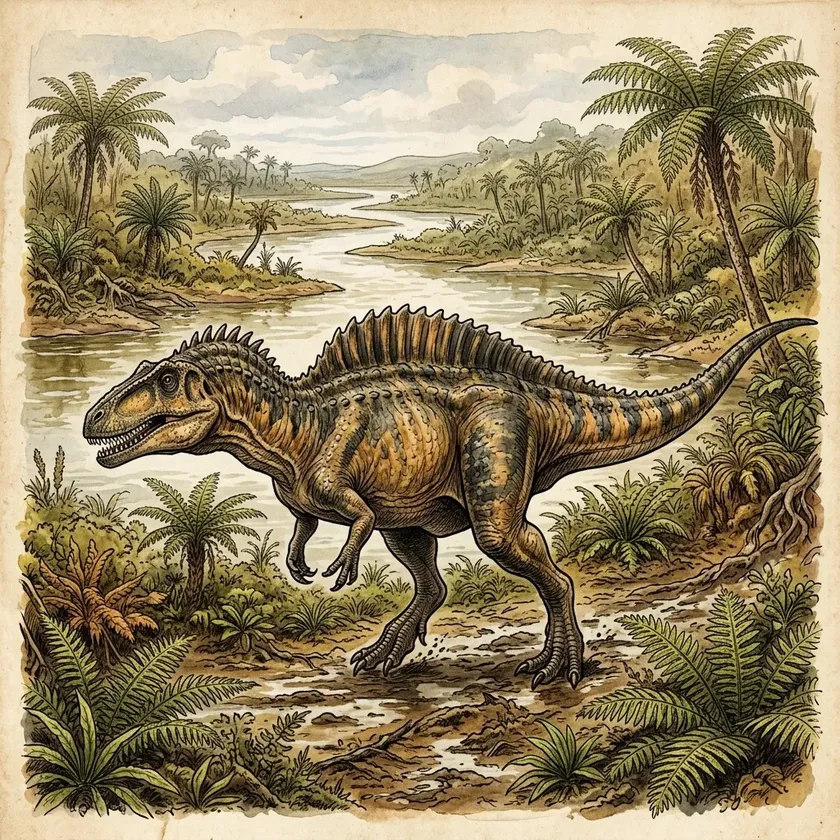
#> input picture images/acrocanthosaurus.webp, 840 x 840 px, shrunk from 1024 x 1024 before the run, found by its file name; its folder holds 4 pictures in this run
$ python check_stripes.py
#> lines starting #> are read from the running program, lines starting #| are printed output that depends on the picture
from PIL import Image
import numpy as np
import os

def analyze_image(path):
    try:
        img = Image.open(path).convert('L')
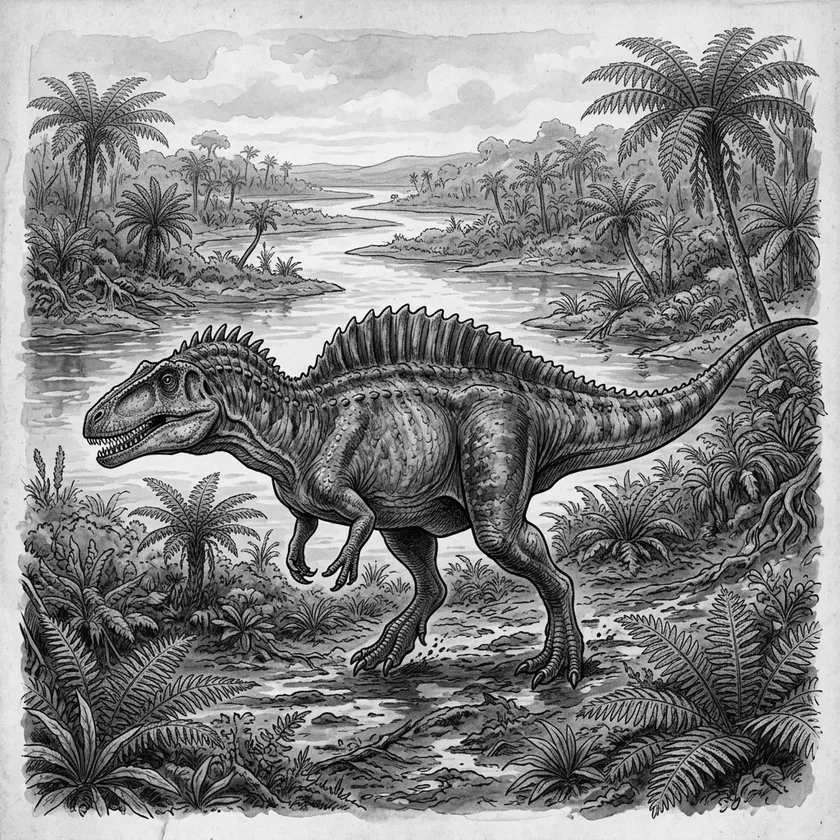
#> img: PIL image 840x840 L; min 0, max 254, mean 136.6
    except Exception as e:
        return

    arr = np.array(img)
    row_means = np.mean(arr, axis=1)
#> row_means = 840 values, max 228.4 at index 824, min 80.7 at index 764, mean 136.6

    diffs = np.diff(row_means)
#> diffs = 839 values, max 13.18 at index 809, min -10.32 at index 712, mean 0.0168
    alternations = 0
    for i in range(len(diffs)-1):
        if (diffs[i] > 0.1 and diffs[i+1] < -0.1) or (diffs[i] < -0.1 and diffs[i+1] > 0.1):
            alternations += 1
#> after the loop, alternations = 303

    ratio = alternations / len(row_means)
#> ratio = 0.361
    if ratio > 0.35:
        print(f"BAKED STRIPES DETECTED: {os.path.basename(path)} (ratio: {ratio:.3f})")
#| BAKED STRIPES DETECTED: acrocanthosaurus.webp (ratio: 0.361)

if __name__ == '__main__':
    target_dir = '/Users/kosako/kaihatsu/dinosaurs website/images'
    for f in sorted(os.listdir(target_dir)):
        if f.endswith('.webp'):
            analyze_image(os.path.join(target_dir, f))
#> pass 2 of the loop `for f in sorted(os.listdir(target_dir)):`:
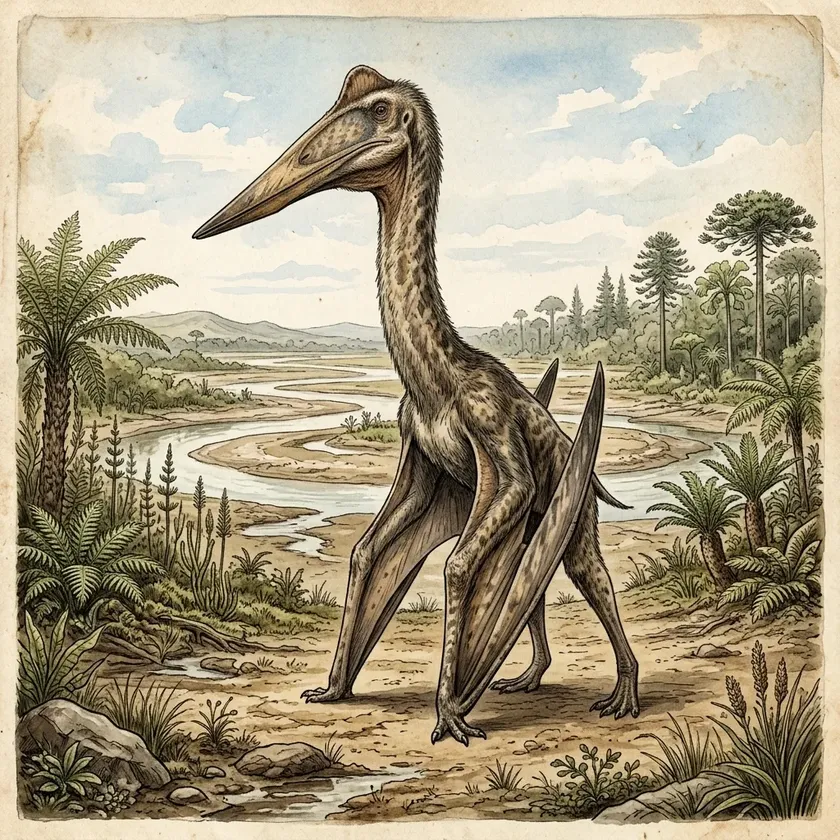
#> input picture images/alanqa.webp, 840 x 840 px, shrunk from 1024 x 1024 before the run, found by its file name
#> in analyze_image (call 2), `img = Image.open(path).convert('L')`:
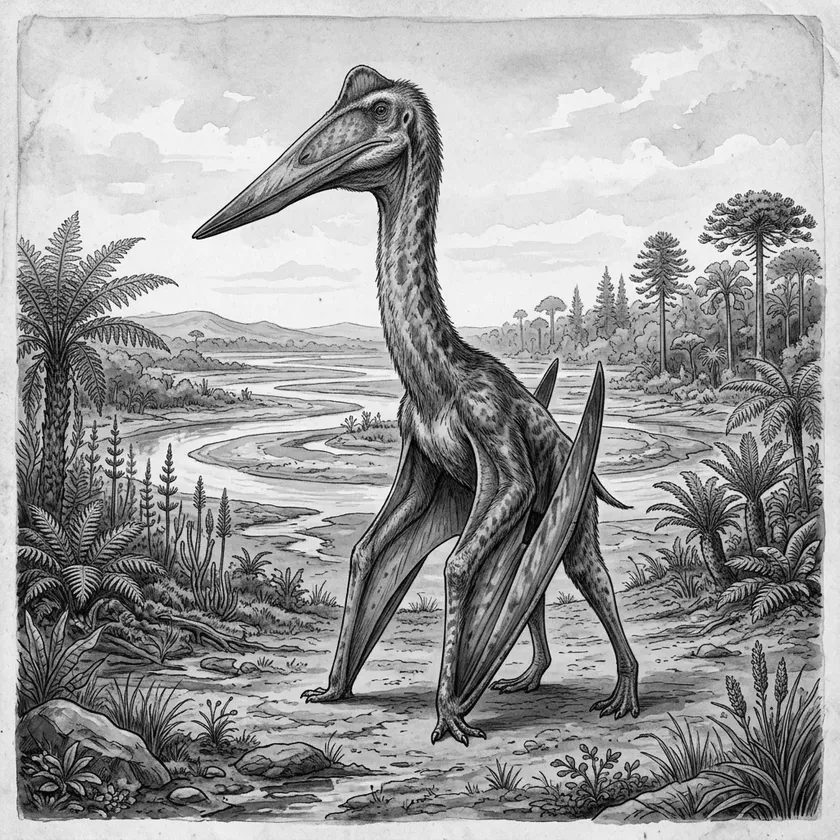
#> img: PIL image 840x840 L; min 0, max 255, mean 158.5
#> row_means = 840 values, max 227.9 at index 8, min 93.51 at index 806, mean 158.5
#> diffs = 839 values, max 22.1 at index 821, min -10.85 at index 16, mean -0.00272
#> after the loop in analyze_image (call 2), `for i in range(len(diffs)-1):`: alternations = 296
#> ratio = 0.352
#| BAKED STRIPES DETECTED: alanqa.webp (ratio: 0.352)
#> pass 3 of the loop `for f in sorted(os.listdir(target_dir)):`:
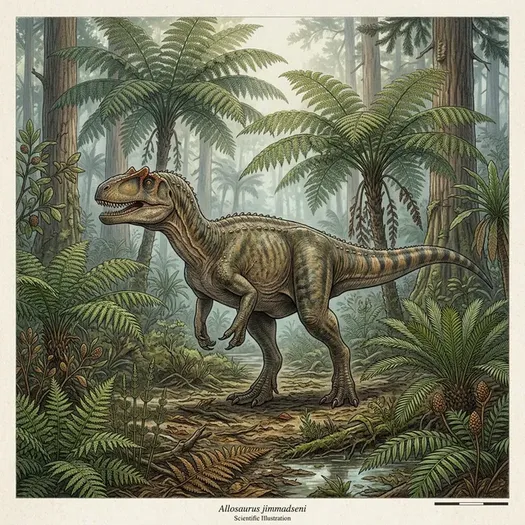
#> input picture images/allosaurus.webp, 525 x 525 px, shrunk from 640 x 640 before the run, found by its file name
#> in analyze_image (call 3), `img = Image.open(path).convert('L')`:
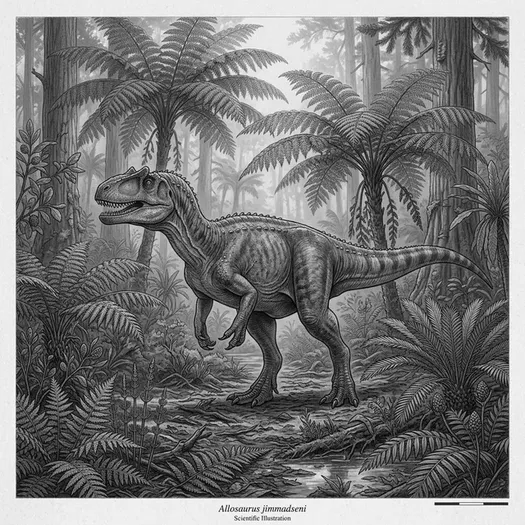
#> img: PIL image 525x525 L; min 0, max 255, mean 120.1
#> row_means = 525 values, max 246.1 at index 499, min 67.4 at index 495, mean 120.1
#> diffs = 524 values, max 107.7 at index 497, min -59.02 at index 16, mean 0.00331
#> after the loop in analyze_image (call 3), `for i in range(len(diffs)-1):`: alternations = 239
#> ratio = 0.455
#| BAKED STRIPES DETECTED: allosaurus.webp (ratio: 0.455)
#> the loop made 4 passes; the first 3 are shown
